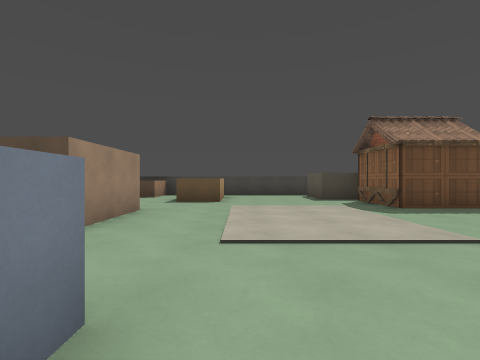
[1] (above)

16 first-person views from a walk through a 3-D level made in the Godot game engine. The camera is 1.3 m above the floor, looks level and sees 85° across. The floor is counted in squares, 2 m on a side. Each view is taken from the middle of a square. On the plan, view 1 faces up. The plan holds only what a view shows up to about 9 squares ahead; the rest is blank. The place goes on beyond the plan. Surface patterns are stand-ins for the level's own textures.

[2]
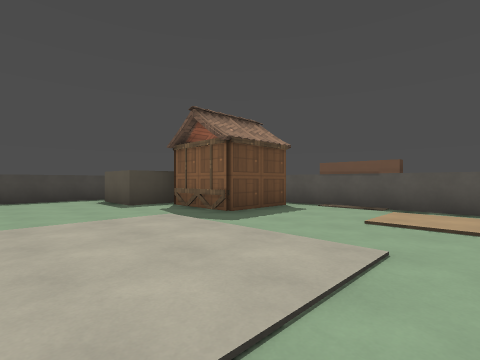

[3]
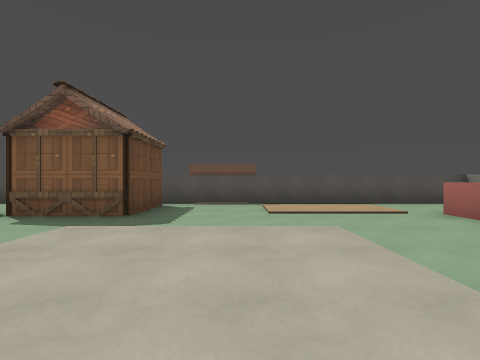

[4]
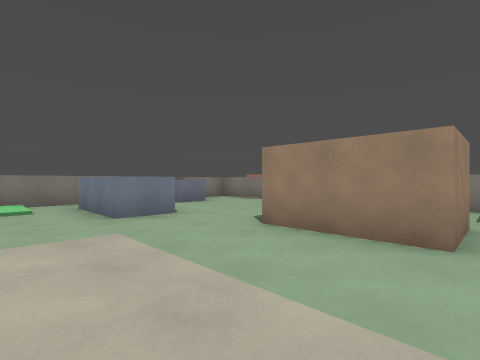

[5]
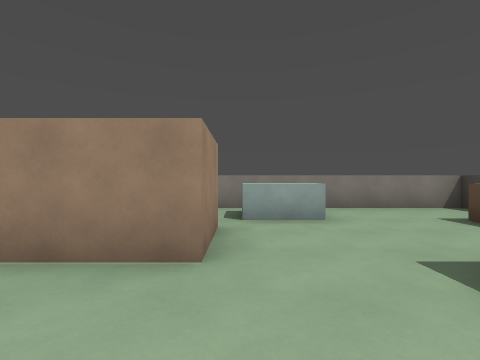

[6]
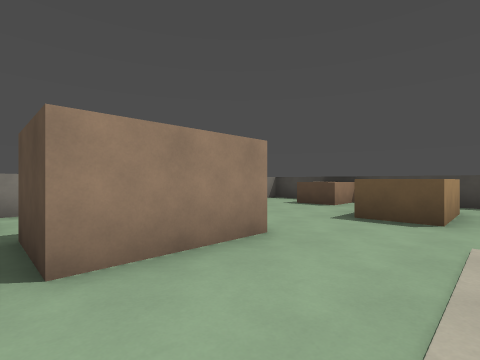

[7]
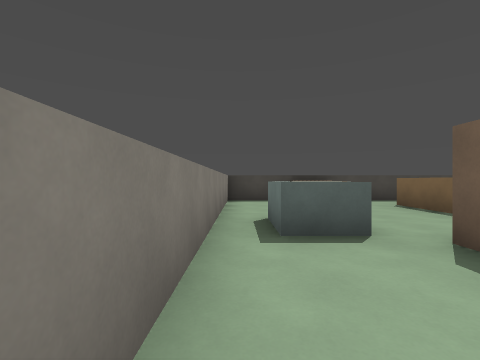

[8]
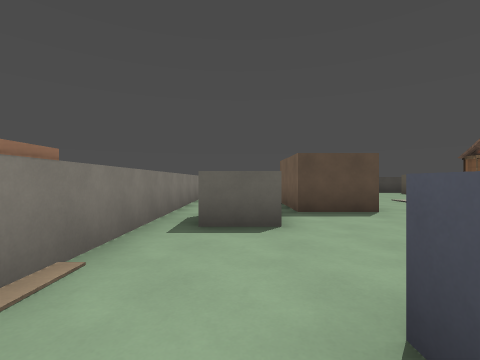

[9]
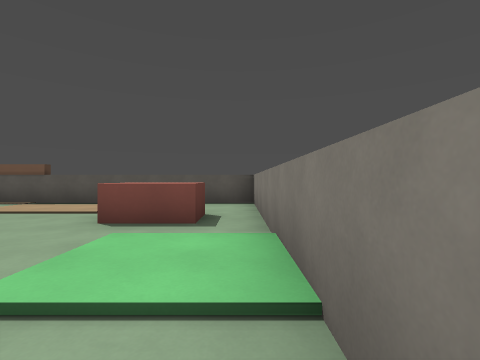

[10]
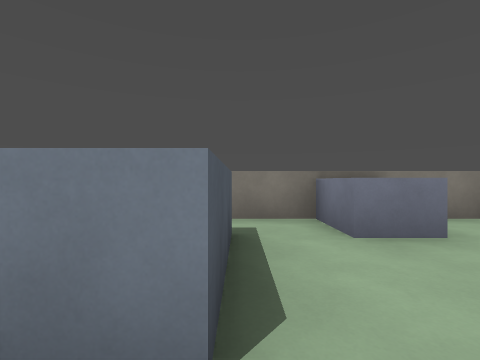

[11]
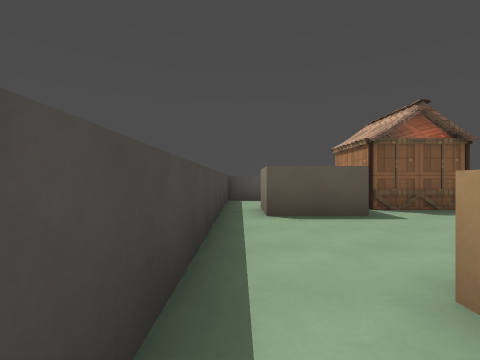

[12]
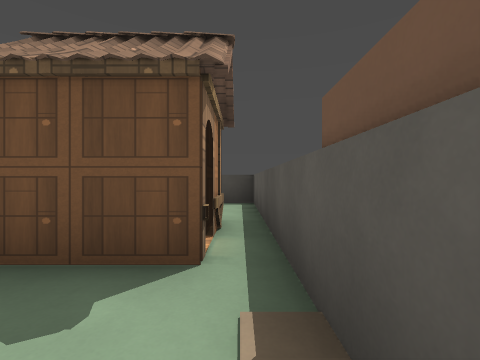

[13]
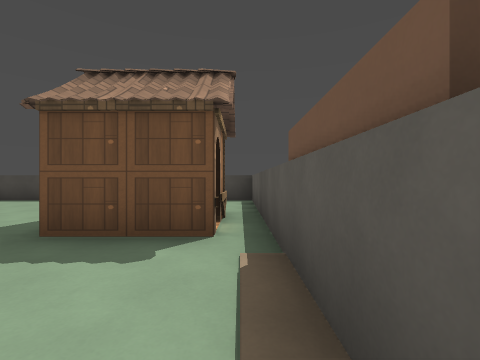

[14]
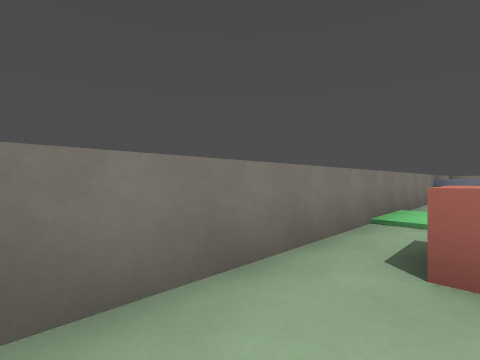

[15]
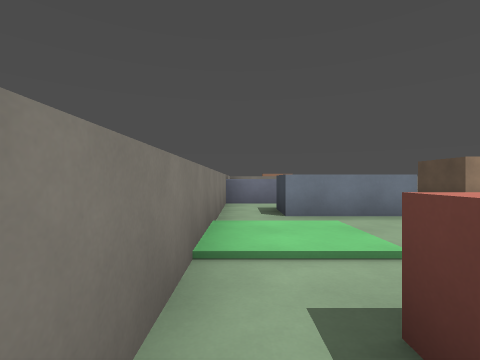

[16]
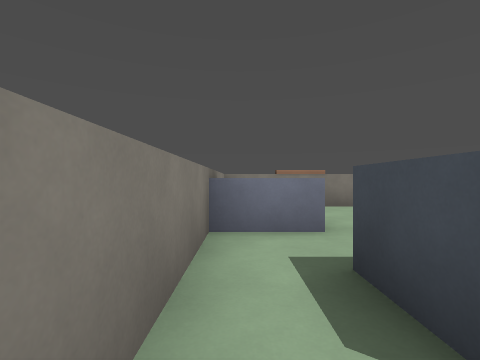

### Floor plan
Key: @ floor where view 1 was taken; # wall or solid block; . main floor; : floor 0.25 m higher than the main floor; / step, stairs or slope; ^ raised ledge.
Columns run from 7 left of view 1 to 7 right of it. Each row starts with its distance up from view 1.
 12 ###############
 11 #..^..........#
 10 #..^......##..#
  9 #....^^...##..#
  8 #....^^....  ##
  7 #.^........  #
  6 #.^........ ###
  5 #...#.........#
  4 #...#.........#
  3 #.............#
  2 #.#...........#
  1 #....^^.......#
  0 #....^^@..^^..#
 -1 #..^.^^/:/^^..#
 -2 #..^.../:/....#
 -3 ######## ######

Where each view was taken, in squares from view 1:
view 1: 0 up, 0 right, facing up
view 2: 2 up, 0 right, facing up-right
view 3: 4 up, 1 left, facing right
view 4: 6 up, 1 right, facing down-left
view 5: 6 up, 0 right, facing left
view 6: 3 up, 0 right, facing up-left
view 7: 3 up, 6 left, facing up
view 8: 2 down, 5 left, facing up
view 9: 2 down, 1 left, facing right
view 10: 2 up, 2 left, facing down
view 11: 11 up, 2 left, facing right
view 12: 4 up, 6 right, facing up
view 13: 3 up, 6 right, facing up
view 14: 1 down, 6 right, facing down-left
view 15: 2 down, 4 right, facing left
view 16: 2 down, 0 right, facing left
